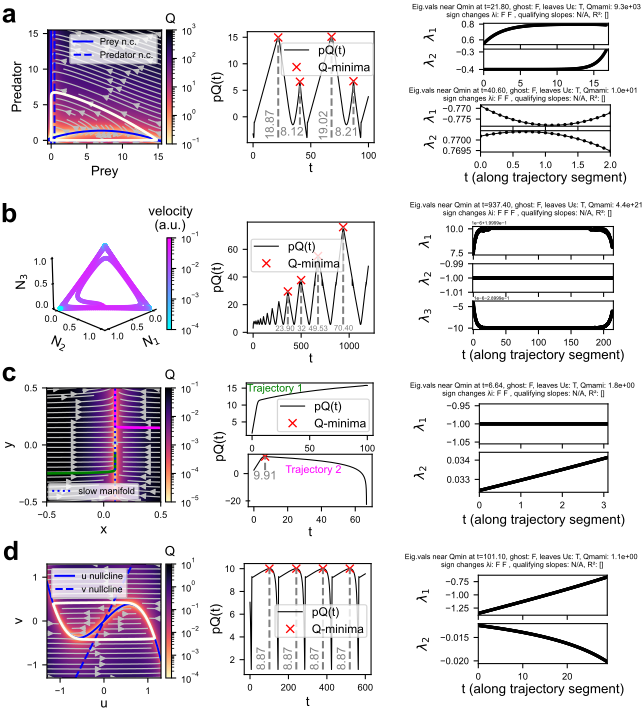

This chart was generated by the following Python code:
import os
import sys

# Path to project root
root_dir = os.path.abspath(os.path.join(os.path.dirname(__file__), "..", ".."))

# Add src folder (parent of PyGhostID) to Python path
src_dir = os.path.join(root_dir, "src")
sys.path.insert(0, src_dir)

# Add paper folder
paper_dir = os.path.join(root_dir, "paper")
sys.path.insert(0, paper_dir)

# Import core as part of PyGhostID package
from PyGhostID import core as gid
print(gid.__file__)
import utils_paper as fun
print(fun.__file__)
import models_paper as mod

# other imports
import numpy as np
from scipy.integrate import solve_ivp
import jax
import jax.numpy as jnp
from jax.nn import sigmoid
from jax import jacfwd

import matplotlib.pyplot as plt
from mpl_toolkits.mplot3d import Axes3D
from matplotlib.gridspec import GridSpec
from matplotlib.colors import LogNorm
from mpl_toolkits.axes_grid1 import make_axes_locatable
import matplotlib.pylab as pylab


pylab.rcParams.update(fun.get_rcparams())
plt.rcParams.update({'font.family':'Arial'})

inCm = 1/2.54 # convert inch to cm for plotting

#################################################################################
#%% Figure 5a, Hastings et al. 2018, saddle crawl-by
#################################################################################

# set parameters
gamma=2.5;h=1;v=0.5;m=0.4;alpha=0.8;K=15;eps=1
parameters_hastings =  [gamma,h,v,m,alpha,K,eps]

# simulate trajectory 
dt = 0.1
timesteps = np.linspace(0,1e3,int(1e3/dt))
sol = solve_ivp(mod.Hastings_etal, (0, 1e3), [0.05,0.1],
                    t_eval=timesteps, args=(parameters_hastings,),method='RK45')

# run ghostID
Trj=sol.y[:,int(900/dt):].T
ghostSeq, ctrlPlots = gid.ghostID(mod.Hastings_etal,parameters_hastings,dt,Trj,0.1,peak_kwargs={"prominence":0,"width":10},ctrlOutputs={"ctrl_qplot":True,"qplot_xscale":"linear","ctrl_evplot":True,"return_ctrl_figs":True}) #

if len(ghostSeq)==0: print("No ghosts for Hastings model in saddle crawl-by regime identified.")

# plot phase space
xmin=-0.5;xmax=15.5
ymin=-0.5;ymax=15.5

Ng=160
x_range=np.linspace(xmin,xmax,Ng)
y_range=np.linspace(ymin,ymax,Ng)
grid_ss = np.meshgrid(x_range, y_range)
Xg,Yg=grid_ss

Q, coords = gid.qOnGrid(mod.Hastings_etal,parameters_hastings,coords=[x_range,y_range], jit=True)

plt.figure(figsize=(4.25*inCm,6*inCm))
ax = plt.gca()

def flow_model(t,z): 
        return mod.Hastings_etal(t,z,parameters_hastings)
U,V=fun.vector_field(flow_model,(Xg, Yg),dim='2D') 

ax.streamplot(
    Xg, Yg,
    U,V,
    density=0.8,
    color=[0.75, 0.75, 0.75, 1],
    arrowsize=0.9,
    linewidth=0.9)

# plot Q-value
vmin = 1e-1 # Define log scale range 
vmax = 1000 # Avoid zero or negative values 
im = ax.imshow(Q.T, extent=(x_range.min(), x_range.max(), y_range.min(), y_range.max()), aspect=1, origin='lower', cmap='magma_r', norm=LogNorm(vmin=vmin, vmax=vmax)) 

# # nullclines
y_NNC = mod.Hastings_NNC(x_range,parameters_hastings)
x_PNC = mod.Hastings_PNC(y_range,parameters_hastings)
ax.plot(x_range,y_NNC,'-b',label='Prey n.c.')
ax.plot(x_PNC,y_range,'--b',label='Predator n.c.')
ax.plot(0*y_range,y_range,'-b')
ax.plot(x_range,0*x_range,'--b') 

# plot trajectory
ax.plot(sol.y[0,int(900/dt):],sol.y[1,int(900/dt):],'-',color='ivory',lw=2)

# # add colorbar
divider = make_axes_locatable(ax)
cax = divider.append_axes("right", size="5%", pad=0.05)
plt.colorbar(im, cax=cax,label="Q")

# #labels, limits, legend
ax.set_xlabel('Prey'); ax.set_ylabel('Predator')
ax.set_xlim(xmin,xmax); ax.set_xticks([0,5,10,15])
ax.set_ylim(ymin,ymax); ax.set_yticks([0,5,10,15])
ax.legend(fontsize=7)
plt.savefig("Figure5a_phaseSpace.svg")
plt.show()

#% Plot control outputs from ghostID

# pQ timeseries and Q-minima
fig, ax = ctrlPlots[0]
fig.set_size_inches(4.5*inCm,5.5*inCm)
plt.figure(fig)
plt.savefig("Figure5a_pQ.svg")
plt.show()

# eigenvalues across trajectories
fig, axes = ctrlPlots[1]
suptxt = fig._suptitle.get_text()
fig.suptitle(suptxt,fontsize=5.5)
fig.set_size_inches(5*inCm,2*inCm)
axes[0].set_xlim(0,17)
axes[1].set_xlim(0,17)
axes[0].set_ylabel('$\\lambda_1$')
axes[1].set_ylabel('$\\lambda_2$')
axes[1].set_xlabel('t (along trajectory segment)')
plt.figure(fig)
plt.savefig("Figure5a_evsQ1.svg")
plt.show()

fig, axes = ctrlPlots[2]
suptxt = fig._suptitle.get_text()
fig.suptitle(suptxt,fontsize=5.5)
fig.set_size_inches(5*inCm,2*inCm)
axes[0].set_xlim(0,2)
axes[1].set_xlim(0,2)
axes[0].set_ylabel('$\\lambda_1$')
axes[1].set_ylabel('$\\lambda_2$')
axes[1].set_xlabel('t (along trajectory segment)')
plt.figure(fig)
plt.savefig("Figure5a_evsQ2.svg")
plt.show()

#################################################################################
#%% Figure 5b, May-Leonard Heteroclinic Cycle
#################################################################################

# set parameters

alpha = 0.8
beta = 1.29
parameters_ML=[alpha,beta]

# simulate trajectory 
t_end = 1200
dt = 0.1
timesteps = np.linspace(0,t_end,int(t_end/dt))
sol = solve_ivp(mod.May_Leonard, (0, t_end), [0.6,0.6,0.1],
                    t_eval=timesteps, args=(parameters_ML,),method='RK45',rtol=1e-10,atol=1e-10)


# run ghostID
Trj=sol.y.T
ghostSeq, ctrlPlots = gid.ghostID(mod.May_Leonard,parameters_ML,dt,Trj,1e-5,peak_kwargs={"prominence":2,"width":500},ctrlOutputs={"ctrl_qplot":True,"qplot_xscale":"linear","ctrl_evplot":True,"return_ctrl_figs":True},eigval_NN_sorting=True) #
if len(ghostSeq)==0: print("No ghosts for May-Leonard model identified.")

# plot trajectory
fig = plt.figure(figsize=(6*inCm,3*inCm))
plt.plot(sol.t,sol.y[1,:],'-')
plt.ylabel('N$_1$'); plt.xlabel('t')

fig = plt.figure(figsize=(4.5*inCm,6.3*inCm))
ax = fig.add_subplot(projection='3d')

simX,simY,simZ = sol.y[:,::4]
        
col = fun.euklideanVelocity(sol.y[:,::4].T, 1)
cmBounds = [1e-4, 1e-1]

norm = LogNorm(vmin=cmBounds[0], vmax=cmBounds[1])
cmap=plt.get_cmap('cool')
sm = plt.cm.ScalarMappable(norm=norm, cmap=cmap)


for i in range(len(simX)-1): #
    ax.plot3D(simX[i],simY[i],simZ[i] ,'o', ms=2,color=np.asarray(cmap(norm(col[i]))[0:3]))
            
fun.noBackground(ax)
ax.view_init(20,45)

# add colorbar
sm = plt.cm.ScalarMappable(norm=norm, cmap=cmap)
sm.set_array([])
cbar = fig.colorbar(
    sm,
    ax=ax,
    pad=0.1,
    shrink=0.5,
    aspect=20
)
cbar.set_label("velocity (a.u.)")

# #labels
ax.set_xlabel('N$_1$'); ax.set_ylabel('N$_2$');ax.set_zlabel('N$_3$')

plt.savefig("Figure5b_phaseSpace.svg")
plt.show()


# Plot control outputs from ghostID
# pQ timeseries and Q-minima
fig, ax = ctrlPlots[0]
fig.set_size_inches(4.5*inCm,5.5*inCm)
plt.figure(fig)
plt.savefig("Figure5b_pQ.svg")
plt.show()

# eigenvalues across trajectories

fig, axes = ctrlPlots[4]
suptxt = fig._suptitle.get_text()
fig.suptitle(suptxt,fontsize=5.5)
fig.set_size_inches(5,3.5)
fig.set_size_inches(5*inCm,3.75*inCm)
axes[1].set_ylim(-1.01,-0.99)
for i in range(3): axes[i].set_xlim(-1,215)
axes[0].set_ylabel('$\\lambda_1$')
axes[1].set_ylabel('$\\lambda_2$')
axes[2].set_ylabel('$\\lambda_3$')
axes[2].set_xlabel('t (along trajectory segment)')
plt.figure(fig)
plt.savefig("Figure5b_evsQ4.svg")
plt.show()


#####################################################################
# %% Figure 5c, Kuehn 2014m slow-fast toy-model
#####################################################################

# set parameters
eps=0.1
parameters_kuehn =  eps

# simulate trajectories
dt = 0.01
timesteps = np.linspace(0,100,int(100/dt))
sol1 = solve_ivp(mod.Kuehn_toyModel, (0, 100), [-0.5,-0.25],
                    t_eval=timesteps, args=(parameters_kuehn,),method='RK45')
sol2 = solve_ivp(mod.Kuehn_toyModel, (0, 100), [0.5,0.15],
                    t_eval=timesteps, args=(parameters_kuehn,),method='RK45')

# run ghostID
Trj1=sol1.y.T
ghostSeq1, ctrlPlots1 = gid.ghostID(mod.Kuehn_toyModel,parameters_kuehn,dt,Trj1,0.005,peak_kwargs={"prominence":0,"width":100},ctrlOutputs={"ctrl_qplot":True,"qplot_xscale":"linear","ctrl_evplot":True,"return_ctrl_figs":True}) #

Trj2=sol2.y.T
ghostSeq2, ctrlPlots2 = gid.ghostID(mod.Kuehn_toyModel,parameters_kuehn,dt,Trj2,0.005,peak_kwargs={"prominence":0,"width":100},ctrlOutputs={"ctrl_qplot":True,"qplot_xscale":"linear","ctrl_evplot":True,"return_ctrl_figs":True}) #

if len(ghostSeq1)==0 and len(ghostSeq2)==0: print("No ghosts in Kuehn slow-fast toy model identified.")

# plot phase space
xmin=-0.5;xmax=0.5
ymin=-0.5;ymax=0.5

Ng=160
x_range=np.linspace(xmin,xmax,Ng)
y_range=np.linspace(ymin,ymax,Ng)
grid_ss = np.meshgrid(x_range, y_range)
Xg,Yg=grid_ss

Q, coords = gid.qOnGrid(mod.Kuehn_toyModel,parameters_kuehn,coords=[x_range,y_range], jit=True)

plt.figure(figsize=(4.25*inCm,6*inCm))
ax = plt.gca()

def flow_model(t,z): 
        return mod.Kuehn_toyModel(t,z,parameters_kuehn)
U,V=fun.vector_field(flow_model,(Xg, Yg),dim='2D') 

ax.streamplot(
    Xg, Yg,
    U,V,
    density=0.8,
    color=[0.75, 0.75, 0.75, 1],
    arrowsize=0.9,
    linewidth=0.9)

# plot trajectory
ax.plot(sol1.y[0],sol1.y[1],'-',color='green',lw=2)
ax.plot(sol2.y[0],sol2.y[1],'-',color='magenta',lw=2)

# slow manifold
ax.plot(0*y_range+eps,y_range,':',color='blue',label='slow manifold')

# plot Q-value
vmin = 1e-5 # Define log scale range 
vmax = 0.1 # Avoid zero or negative values 
im = ax.imshow(Q.T, extent=(x_range.min(), x_range.max(), y_range.min(), y_range.max()), origin='lower', cmap='magma_r', norm=LogNorm(vmin=vmin, vmax=vmax)) 

# add colorbar
divider = make_axes_locatable(ax)
cax = divider.append_axes("right", size="5%", pad=0.05)
plt.colorbar(im, cax=cax,label="Q")

#labels, limits, legend
ax.set_xlabel('x'); ax.set_ylabel('y')
ax.set_xlim(xmin,xmax); ax.set_xticks([-0.5,0,0.5])
ax.set_ylim(ymin,ymax); ax.set_yticks([-0.5,0,0.5])
ax.legend(fontsize=7)
plt.savefig("Figure5c_phaseSpace.svg")
plt.show()

# Plot control outputs from ghostID

# pQ timeseries and Q-minima
fig, ax = ctrlPlots1[0]
fig.set_size_inches(4.5*inCm,2.6*inCm)
plt.figure(fig)
plt.savefig("Figure5c_pQ1.svg")
plt.show()


fig, ax = ctrlPlots2[0]
fig.set_size_inches(4.5*inCm,2.6*inCm)
plt.figure(fig)
plt.savefig("Figure5c_pQ2.svg")
plt.show()

# eigenvalues across trajectories
fig, axes = ctrlPlots2[1]
suptxt = fig._suptitle.get_text()
fig.suptitle(suptxt,fontsize=5.5)
fig.set_size_inches(5*inCm,3.75*inCm)
axes[0].set_xlim(0,3.1)
axes[1].set_xlim(0,3.1)
axes[0].set_ylabel('$\\lambda_1$')
axes[1].set_ylabel('$\\lambda_2$')
axes[1].set_xlabel('t (along trajectory segment)')
plt.figure(fig)
plt.savefig("Figure5c_evs.svg")
plt.show()


#####################################################################
# %% Figure 5d, Fitz-Hugh Nagumo
#####################################################################

# set parameters
a=0;b=0.5;eps=0.01
parameters_FHN=  [a,b,eps]

# simulate trajectory 
dt = 0.1
timesteps = np.linspace(0,500,int(700/dt))
sol = solve_ivp(mod.FHN, (0, 500), [0.05,0.1],
                    t_eval=timesteps, args=(parameters_FHN,),method='RK45',rtol=1e-6,atol=1e-6)

# run ghostID
Trj=sol.y[:,int(100/dt):].T
ghostSeq, ctrlPlots = gid.ghostID(mod.FHN,parameters_FHN,dt,Trj,0.1,peak_kwargs={"prominence":0,"width":10},ctrlOutputs={"ctrl_qplot":True,"qplot_xscale":"linear","ctrl_evplot":True,"return_ctrl_figs":True}) #

if len(ghostSeq)==0: print("No ghosts for FHN model identified.")

# plot phase space
xmin=-1.3;xmax=1.3
ymin=-1.3;ymax=1.3

Ng=160
x_range=np.linspace(xmin,xmax,Ng)
y_range=np.linspace(ymin,ymax,Ng)
grid_ss = np.meshgrid(x_range, y_range)
Xg,Yg=grid_ss

Q, coords = gid.qOnGrid(mod.FHN,parameters_FHN,coords=[x_range,y_range], jit=True)

plt.figure(figsize=(4.25*inCm,6*inCm))
ax = plt.gca()

def flow_model(t,z): 
        return mod.FHN(t,z,parameters_FHN)
U,V=fun.vector_field(flow_model,(Xg, Yg),dim='2D') 

ax.streamplot(
    Xg, Yg,
    U,V,
    density=0.8,
    color=[0.75, 0.75, 0.75, 1],
    arrowsize=0.9,
    linewidth=0.9)

# plot trajectory
ax.plot(sol.y[0,int(100/dt):],sol.y[1,int(100/dt):],'-',color='ivory',lw=2)

# plot Q-value
vmin = 1e-4 # Define log scale range 
vmax = 10 # Avoid zero or negative values 
im = ax.imshow(Q.T, extent=(x_range.min(), x_range.max(), y_range.min(), y_range.max()), aspect=1, origin='lower', cmap='magma_r', norm=LogNorm(vmin=vmin, vmax=vmax)) 

# # nullclines
v = lambda u: u - u**3 # u-Nullcline # u=x, v=y
u = lambda v: b*v-a # v-Nullcline
ax.plot(x_range,v(x_range),'-b',label='u nullcline')
ax.plot(u(y_range),y_range,'--b',label='v nullcline')

# # add colorbar
divider = make_axes_locatable(ax)
cax = divider.append_axes("right", size="5%", pad=0.05)
plt.colorbar(im, cax=cax,label="Q")

# #labels, limits, legend
ax.set_xlabel('u'); ax.set_ylabel('v')
ax.set_xlim(xmin,xmax); ax.set_xticks([-1,0,1])
ax.set_ylim(ymin,ymax); ax.set_yticks([-1,0,1])
ax.legend(fontsize=7)
plt.savefig("Figure5d_phaseSpace.svg")
plt.show()

# Plot control outputs from ghostID

# pQ timeseries and Q-minima
fig, ax = ctrlPlots[0]
fig.set_size_inches(4.5*inCm,5.5*inCm)
plt.figure(fig)
plt.savefig("Figure5d_pQ.svg")
plt.show()

# eigenvalues across trajectories
fig, axes = ctrlPlots[1]
suptxt = fig._suptitle.get_text()
fig.suptitle(suptxt,fontsize=5.5)
fig.set_size_inches(5*inCm,3.75*inCm)
axes[0].set_xlim(0,29)
axes[1].set_xlim(0,29)
axes[0].set_ylabel('$\\lambda_1$')
axes[1].set_ylabel('$\\lambda_2$')
axes[1].set_xlabel('t (along trajectory segment)')
plt.figure(fig)
plt.savefig("Figure5d_evsQ1.svg")
plt.show()

#####################################################################
# %% Michaelis-Menten Model of Enzymatic Catalysis 
#####################################################################

# # set parameters
# alpha = 0.85
# beta = 0.3
# mu = 0.1
# parameters_MM =  [alpha,beta,mu]

# # simulate trajectories
# dt = 0.005
# timesteps = np.linspace(0,60,int(60/dt))
# sol = solve_ivp(mod.MMenten_slowFast, (0, 60), [0.99,0.01],
#                     t_eval=timesteps, args=(parameters_MM,),method='RK45',rtol=1e-9,atol=1e-9)
# # sol2 = solve_ivp(mod.MMenten_slowFast, (0, 100), [0.5,0.15],
# #                     t_eval=timesteps, args=(parameters_MM,),method='RK45')

# # run ghostID
# Trj=sol.y.T
# ghostSeq, ctrlPlots = gid.ghostID(mod.MMenten_slowFast,parameters_MM,dt,Trj,0.01,peak_kwargs={"prominence":0,"width":150},ctrlOutputs={"ctrl_qplot":True,"qplot_xscale":"linear","ctrl_evplot":True,"return_ctrl_figs":True}) #

# # Trj2=sol2.y.T
# # ghostSeq2, ctrlPlots2 = gid.ghostID(mod.Kuehn_toyModel,parameters_kuehn,dt,Trj2,0.005,peak_kwargs={"prominence":0,"width":10},ctrlOutputs={"ctrl_qplot":True,"qplot_xscale":"linear","ctrl_evplot":True,"return_ctrl_figs":True}) #

# # if len(ghostSeq1)==0 and len(ghostSeq2)==0: print("No ghosts in Kuehn slow-fast toy model identified.")

# # plot phase space
# xmin=0;xmax=1.1
# ymin=0;ymax=1.1

# Ng=160
# x_range=np.linspace(xmin,xmax,Ng)
# y_range=np.linspace(ymin,ymax,Ng)
# grid_ss = np.meshgrid(x_range, y_range)
# Xg,Yg=grid_ss

# Q, coords = gid.qOnGrid(mod.MMenten_slowFast,parameters_MM,coords=[x_range,y_range], jit=True)

# plt.figure(figsize=(4.5*inCm,6.3*inCm))
# ax = plt.gca()

# def flow_model(t,z): 
#         return mod.MMenten_slowFast(t,z,parameters_MM)
# U,V=fun.vector_field(flow_model,(Xg, Yg),dim='2D') 

# ax.streamplot(
#     Xg, Yg,
#     U,V,
#     density=0.8,
#     color=[0.75, 0.75, 0.75, 1],
#     arrowsize=0.9,
#     linewidth=0.9)

# # plot trajectory
# ax.plot(sol.y[0],sol.y[1],'-',color='ivory',lw=2)
# # ax.plot(sol2.y[0],sol2.y[1],'-',color='magenta',lw=2)

# # plot Q-value
# vmin = 1e-4 # Define log scale range 
# vmax = 1e2 # Avoid zero or negative values 
# im = ax.imshow(Q.T, extent=(x_range.min(), x_range.max(), y_range.min(), y_range.max()), origin='lower', cmap='magma_r', norm=LogNorm(vmin=vmin, vmax=vmax)) 

# # add colorbar
# divider = make_axes_locatable(ax)
# cax = divider.append_axes("right", size="5%", pad=0.05)
# plt.colorbar(im, cax=cax,label="Q")

# #labels, limits, legend
# ax.set_xlabel('substrate'); ax.set_ylabel('E-S complex')
# ax.set_xlim(xmin,xmax);ax.set_ylim(ymin,ymax)
# ax.legend(fontsize=7)
# # plt.savefig("Figure4e_phaseSpace.svg")
# plt.show()

# # Plot control outputs from ghostID

# # pQ timeseries and Q-minima
# fig, ax = ctrlPlots[0]
# fig.set_size_inches(5*inCm,6*inCm)
# plt.figure(fig)
# # plt.savefig("Figure4e_pQ1.svg")
# plt.show()

# # eigenvalues across trajectories
# fig, axes = ctrlPlots[1]
# suptxt = fig._suptitle.get_text()
# fig.suptitle(suptxt,fontsize=5.5)
# fig.set_size_inches(5*inCm,2.5*inCm)
# # axes[0].set_xlim(0,1.7)
# # axes[1].set_xlim(0,1.7)
# axes[0].set_ylabel('$\\lambda_1$')
# axes[1].set_ylabel('$\\lambda_2$')
# axes[1].set_xlabel('t (along trajectory segment)')
# plt.figure(fig)
# # plt.savefig("Figure4e_evs.svg")
# plt.show()


# #############################################################
# #%% Hastings slow-fast
# #############################################################

# # set parameters
# gamma=2.5;h=1;v=0.5;m=0.4;alpha=1.8;K=2.2;eps=0.01
# parameters_hastings =  [gamma,h,v,m,alpha,K,eps]

# # simulate trajectory 
# dt = 0.1
# timesteps = np.linspace(0,1e4,int(1e4/dt))
# sol = solve_ivp(mod.Hastings_etal, (0, 1e4), [0.05,0.6],
#                     t_eval=timesteps, args=(parameters_hastings,),method='RK45',rtol=1e-6,atol=1e-6)

# # run ghostID
# Trj=sol.y[:,int(9050/dt):int(9800/dt)].T
# ghostSeq, ctrlPlots = gid.ghostID(mod.Hastings_etal,parameters_hastings,dt,Trj,0.02,peak_kwargs={"prominence":0,"width":10},ctrlOutputs={"ctrl_qplot":True,"qplot_xscale":"linear","ctrl_evplot":True,"return_ctrl_figs":True}) #

# if len(ghostSeq)==0: print("No ghosts for Hastings model in slow-fast regime identified.")

# # plot phase space
# xmin=0;xmax=1.5
# ymin=0.5;ymax=2

# Ng=160
# x_range=np.linspace(xmin,xmax,Ng)
# y_range=np.linspace(ymin,ymax,Ng)
# grid_ss = np.meshgrid(x_range, y_range)
# Xg,Yg=grid_ss

# Q, coords = gid.qOnGrid(mod.Hastings_etal,parameters_hastings,coords=[x_range,y_range], jit=True)

# plt.figure(figsize=(4.5*inCm,6.3*inCm))
# ax = plt.gca()

# def flow_model(t,z): 
#         return mod.Hastings_etal(t,z,parameters_hastings)
# U,V=fun.vector_field(flow_model,(Xg, Yg),dim='2D') 

# ax.streamplot(
#     Xg, Yg,
#     U,V,
#     density=0.8,
#     color=[0.75, 0.75, 0.75, 1],
#     arrowsize=0.9,
#     linewidth=0.9)

# # plot trajectory
# ax.plot(sol.y[0,int(5000/dt):],sol.y[1,int(5000/dt):],'-',color='green',lw=2)

# # plot Q-value
# vmin = 1e-5 # Define log scale range 
# vmax = 1 # Avoid zero or negative values 
# im = ax.imshow(Q.T, extent=(x_range.min(), x_range.max(), y_range.min(), y_range.max()), aspect=1, origin='lower', cmap='magma_r', norm=LogNorm(vmin=vmin, vmax=vmax)) 

# # # nullclines
# y_NNC = mod.Hastings_NNC(x_range,parameters_hastings)
# x_PNC = mod.Hastings_PNC(y_range,parameters_hastings)
# ax.plot(x_range,y_NNC,'-b',label='Prey n.c.')
# ax.plot(x_PNC,y_range,'--b',label='Predator n.c.')

# # # add colorbar
# divider = make_axes_locatable(ax)
# cax = divider.append_axes("right", size="5%", pad=0.05)
# plt.colorbar(im, cax=cax,label="Q")

# # #labels, limits, legend
# ax.set_xlabel('Prey'); ax.set_ylabel('Predator')
# ax.set_xlim(xmin,xmax); #ax.set_xticks([0,5,10,15])
# ax.set_ylim(ymin,ymax); #ax.set_yticks([0,5,10,15])
# ax.legend(fontsize=7)
# # plt.savefig("Figure4c_phaseSpace.svg")
# plt.show()

# #% Plot control outputs from ghostID

# # pQ timeseries and Q-minima
# fig, ax = ctrlPlots[0]
# fig.set_size_inches(5*inCm,6*inCm)
# plt.figure(fig)
# # plt.savefig("Figure4c_pQ.svg")
# plt.show()

# # eigenvalues across trajectories
# fig, axes = ctrlPlots[1]
# suptxt = fig._suptitle.get_text()
# fig.suptitle(suptxt,fontsize=5.5)
# fig.set_size_inches(5*inCm,2.5*inCm)
# # axes[0].set_xlim(0,17)
# # axes[1].set_xlim(0,17)
# axes[0].set_ylabel('$\\lambda_1$')
# axes[1].set_ylabel('$\\lambda_2$')
# axes[1].set_xlabel('t (along trajectory segment)')
# plt.figure(fig)
# # plt.savefig("Figure4c_evsQ1.svg")
# plt.show()

# fig, axes = ctrlPlots[2]
# suptxt = fig._suptitle.get_text()
# fig.suptitle(suptxt,fontsize=5.5)
# fig.set_size_inches(5*inCm,2.5*inCm)
# # axes[0].set_xlim(0,2)
# # axes[1].set_xlim(0,2)
# axes[0].set_ylabel('$\\lambda_1$')
# axes[1].set_ylabel('$\\lambda_2$')
# axes[1].set_xlabel('t (along trajectory segment)')
# plt.figure(fig)
# # plt.savefig("Figure4c_evsQ2.svg")
# plt.show()
# # %%
